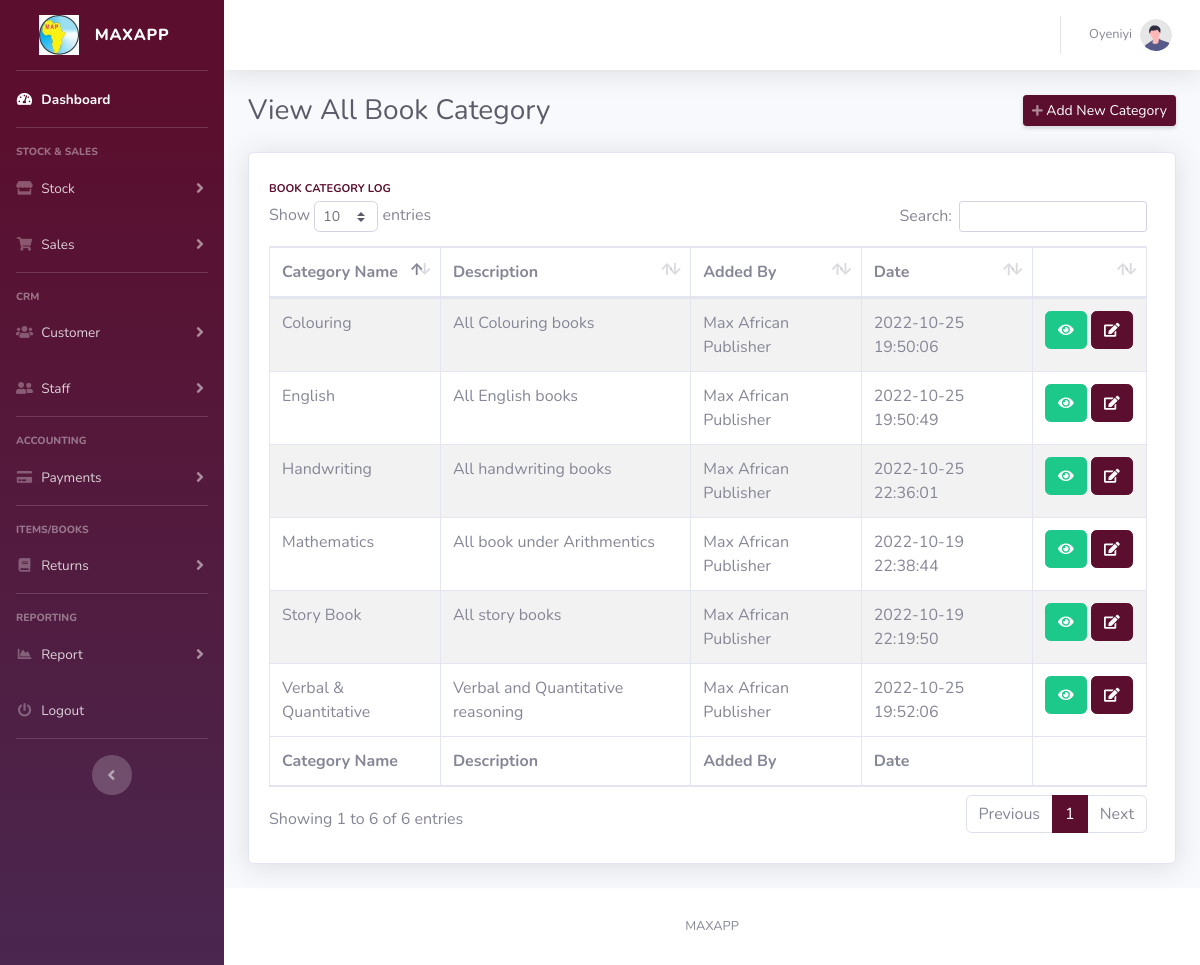
Screenshot of /viewcategory.php (signed in) with the database file from the repository.
### tables this page shows
CREATE TABLE `categories_table` (
  `category_id` bigint(20) NOT NULL,
  `category_name` varchar(1000) NOT NULL,
  `description` varchar(20000) NOT NULL,
  `created_by` varchar(500) NOT NULL,
  `reg_date` datetime NOT NULL DEFAULT current_timestamp()
);

### classes/DataConnect.class.php (called while the page is built, shortened)
<?php
    class DataConnect{
        protected function connect(){
            $this->servername = "localhost";
            $this->username = "root";
            $this->password = "";
            $this->dbname = "maxventory";
            $datasourcename = 'mysql:host='.$this->servername.';dbname='.$this->dbname;
            $konet = new PDO($datasourcename, $this->username, $this->password);
            $konet->setAttribute(PDO::ATTR_DEFAULT_FETCH_MODE, PDO::FETCH_ASSOC);
            $konet->setAttribute(PDO::ATTR_ERRMODE, PDO::ERRMODE_EXCEPTION);
            return $konet;
        }
    }

### classes/BookModel.class.php (called while the page is built, shortened)
<?php
    class BookModel extends DataConnect{
        protected function getAllCategory(){
            try{
                $getCat = "SELECT * FROM categories_table ORDER BY category_id DESC";
                $catStmt = $this->connect()->query($getCat);
                $results = $catStmt->fetchAll();
                return $results;
            }
            catch (PDOException $ex)
            {
                $ex->getMessage();
            }
        }
    }

### classes/BookController.class.php (called while the page is built, shortened)
<?php
    class BookController extends BookModel{
        public function showCategory(){
            $category = $this->getAllCategory();
        }
    }

### viewcategory.php (the view, shortened to what this page needs)
<!DOCTYPE html>
<html lang="en">
<head>
    <?php $pageTitle = "View All Book Category"; ?>
    <?php include('partial/header.part.php') ?>
    <link href="vendor/datatables/dataTables.bootstrap4.min.css" rel="stylesheet">
</head>
<body id="page-top">
    <div id="wrapper">
        <?php include('partial/navbar.part.php') ?>
        <div id="content-wrapper" class="d-flex flex-column">
            <div id="content">
                <nav class="navbar navbar-expand navbar-light bg-white topbar mb-4 static-top shadow">
                    <?php include('partial/topbar.part.php') ?>
                </nav>
                <div class="container-fluid">
                    <div class="d-sm-flex align-items-center justify-content-between mb-4">
                        <h1 class="h3 mb-0 text-gray-800"><?=$pageTitle ?></h1>
                        <a href="newcategory" class="d-none d-sm-inline-block btn btn-sm btn-primary shadow-sm"><i
                                class="fas fa-plus fa-sm text-white-50"></i> Add New Category</a>
                    </div>
                    <div class="row">
                        <?php $gatCategory = new BookController(); $gatCategory->showCategory(); ?>
                        <div class="col-xl-12 col-md-12 mb-4">
                            <div class="card shadow h-100 py-2">
                                <div class="card-body">
                                    <div class="row no-gutters align-items-center">
                                        <div class="col mr-2">
                                            <div class="text-xs font-weight-bold text-primary text-uppercase mb-1">
                                                Book Category Log</div>
                                                <div class="table-responsive">
                                                    <table class="table table-bordered table-striped" id="dataTable" width="100%" cellspacing="0">
                                                        <thead>
                                                            <tr>
                                                                <th>Category Name</th>
                                                                <th>Description</th>
                                                                <th>Added By</th>
                                                                <th>Date</th>
                                                                <th width="13%">&nbsp;</th>
                                                            </tr>
                                                        </thead>
                                                        <tfoot>
                                                            <tr>
                                                                <th>Category Name</th>
                                                                <th>Description</th>
                                                                <th>Added By</th>
                                                                <th>Date</th>
                                                                <th>&nbsp;</th>
                                                            </tr>
                                                        </tfoot>
                                                        <tbody>
                                                            <?php foreach ($category as $cat) { ?>
                                                            <tr>
                                                                <td><?=$cat['category_name'] ?></td>
                                                                <td><?=$cat['description'] ?></td>
                                                                <td><?=$cat['created_by'] ?></td>
                                                                <td><?=$cat['reg_date'] ?></td>
                                                                <td><a href="categorydetail?catid=<?=$cat['category_id'] ?>" class="btn btn-success" data-toggle="tooltip"
                                                                data-placement="top" title="View Category Details"><i class="fas fa-eye fa-sm text-white-70"></i></a>
                                                                <?php if ($_SESSION['role'] == "Managing Director" || $_SESSION['role'] == "Warehouse Manager" ){ ?>
                                                                <a href="editcategory?catid=<?=$cat['category_id'] ?>" class="btn btn-primary" data-toggle="tooltip"
                                                                data-placement="top" title="Edit Category Details"><i class="fas fa-edit fa-sm text-white-70"></i></a>
                                                                <?php } ?>
                                                                </td>
                                                            </tr>
                                                            <?php }; ?>
                                                        </tbody>
                                                    </table>
                                                </div>
                                        </div>
                                    </div>
                                </div>
                            </div>
                        </div>
                    </div>
                </div>
            </div>
            <footer class="sticky-footer bg-white">
                <div class="container my-auto">
                    <div class="copyright text-center my-auto">
                        <span>MAXAPP</span>
                    </div>
                </div>
            </footer>
        </div>
    </div>
</body>
</html>

### rows the page displays
categories_table: category_name "Colouring", description "All Colouring books", created_by "Max African Publisher", reg_date "2022-10-25 19:50:06"
categories_table: category_name "Handwriting", description "All handwriting books", created_by "Max African Publisher", reg_date "2022-10-25 22:36:01"
categories_table: category_name "Verbal & Quantitative", description "Verbal and Quantitative reasoning", created_by "Max African Publisher", reg_date "2022-10-25 19:52:06"
categories_table: category_name "English", description "All English books", created_by "Max African Publisher", reg_date "2022-10-25 19:50:49"
categories_table: category_name "Mathematics", description "All book under Arithmentics", created_by "Max African Publisher", reg_date "2022-10-19 22:38:44"
categories_table: category_name "Story Book", description "All story books", created_by "Max African Publisher", reg_date "2022-10-19 22:19:50"

### other values shown
$_SESSION['userfname'] "Oyeniyi"
$pageTitle "View All Book Category"
